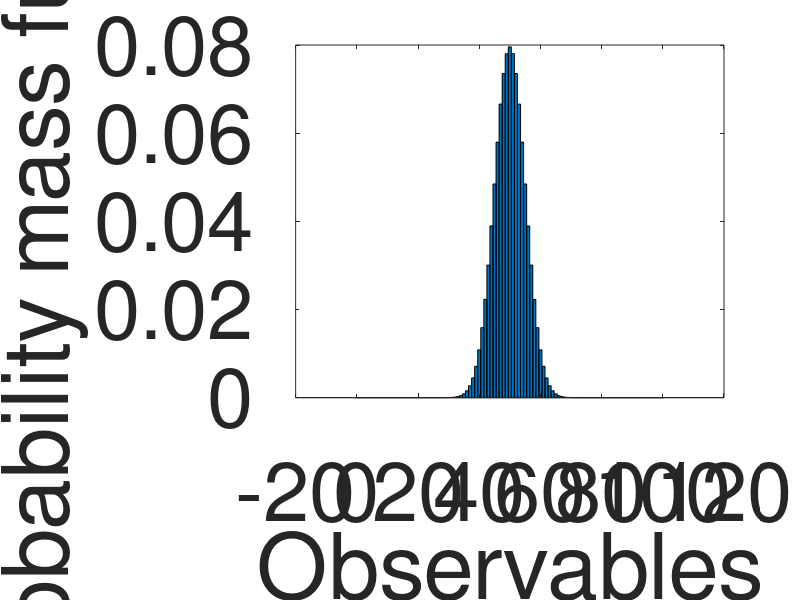

The MATLAB source for this figure:
% binomial pmf
n=100; p = 0.5; 
x = 0:n;
y = binopdf(x,n,0.5);
figure, bar(x,y,1);
xlabel('Observables');
ylabel('Probability mass function');
set(gca,'FontSize',60);
